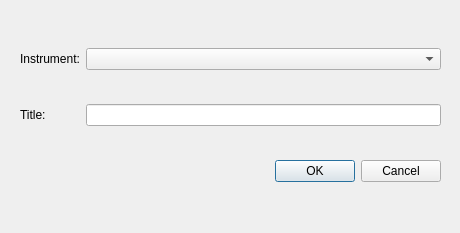
<?xml version="1.0" encoding="UTF-8"?>
<ui version="4.0">
 <class>NewTuneDialog</class>
 <widget class="QDialog" name="NewTuneDialog">
  <property name="geometry">
   <rect>
    <x>0</x>
    <y>0</y>
    <width>460</width>
    <height>233</height>
   </rect>
  </property>
  <property name="windowTitle">
   <string>Add new tune</string>
  </property>
  <widget class="QWidget" name="gridLayoutWidget">
   <property name="geometry">
    <rect>
     <x>20</x>
     <y>20</y>
     <width>421</width>
     <height>191</height>
    </rect>
   </property>
   <layout class="QGridLayout" name="gridLayout">
    <item row="0" column="0">
     <widget class="QLabel" name="instrumentsLabel">
      <property name="text">
       <string>Instrument:</string>
      </property>
      <property name="buddy">
       <cstring>instrumentsComboBox</cstring>
      </property>
     </widget>
    </item>
    <item row="0" column="1">
     <widget class="QComboBox" name="instrumentsComboBox">
      <property name="sizePolicy">
       <sizepolicy hsizetype="MinimumExpanding" vsizetype="Fixed">
        <horstretch>0</horstretch>
        <verstretch>0</verstretch>
       </sizepolicy>
      </property>
     </widget>
    </item>
    <item row="1" column="0">
     <widget class="QLabel" name="titleLabel">
      <property name="text">
       <string>Title:</string>
      </property>
      <property name="buddy">
       <cstring>titleLineEdit</cstring>
      </property>
     </widget>
    </item>
    <item row="1" column="1">
     <widget class="QLineEdit" name="titleLineEdit"/>
    </item>
    <item row="2" column="1">
     <widget class="QDialogButtonBox" name="buttonBox">
      <property name="orientation">
       <enum>Qt::Horizontal</enum>
      </property>
      <property name="standardButtons">
       <set>QDialogButtonBox::Cancel|QDialogButtonBox::Ok</set>
      </property>
     </widget>
    </item>
   </layout>
  </widget>
 </widget>
 <resources/>
 <connections>
  <connection>
   <sender>buttonBox</sender>
   <signal>accepted()</signal>
   <receiver>NewTuneDialog</receiver>
   <slot>accept()</slot>
   <hints>
    <hint type="sourcelabel">
     <x>239</x>
     <y>177</y>
    </hint>
    <hint type="destinationlabel">
     <x>157</x>
     <y>213</y>
    </hint>
   </hints>
  </connection>
  <connection>
   <sender>buttonBox</sender>
   <signal>rejected()</signal>
   <receiver>NewTuneDialog</receiver>
   <slot>reject()</slot>
   <hints>
    <hint type="sourcelabel">
     <x>307</x>
     <y>183</y>
    </hint>
    <hint type="destinationlabel">
     <x>286</x>
     <y>213</y>
    </hint>
   </hints>
  </connection>
 </connections>
</ui>
